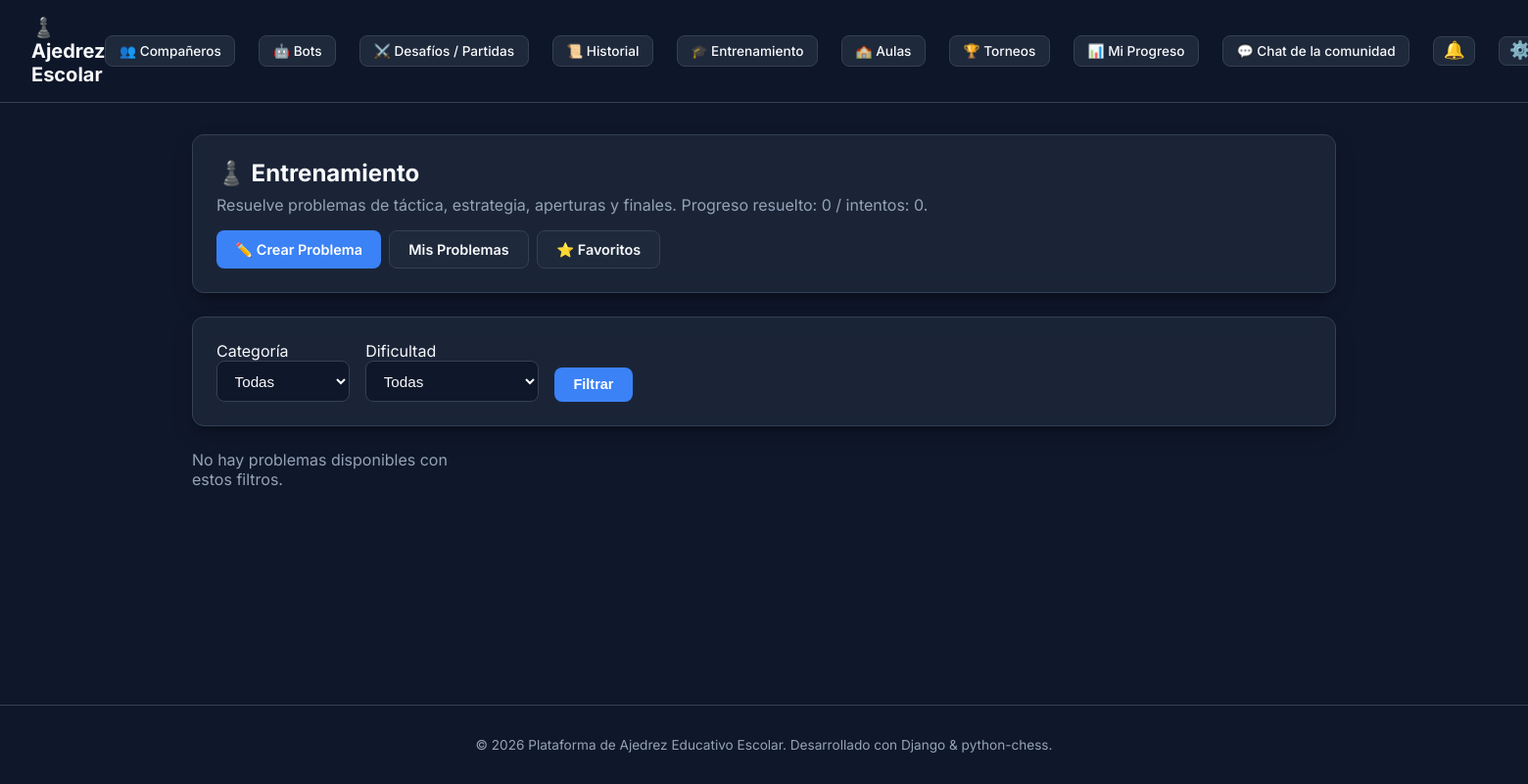
Page /training/ (signed in) on the earlier database version.
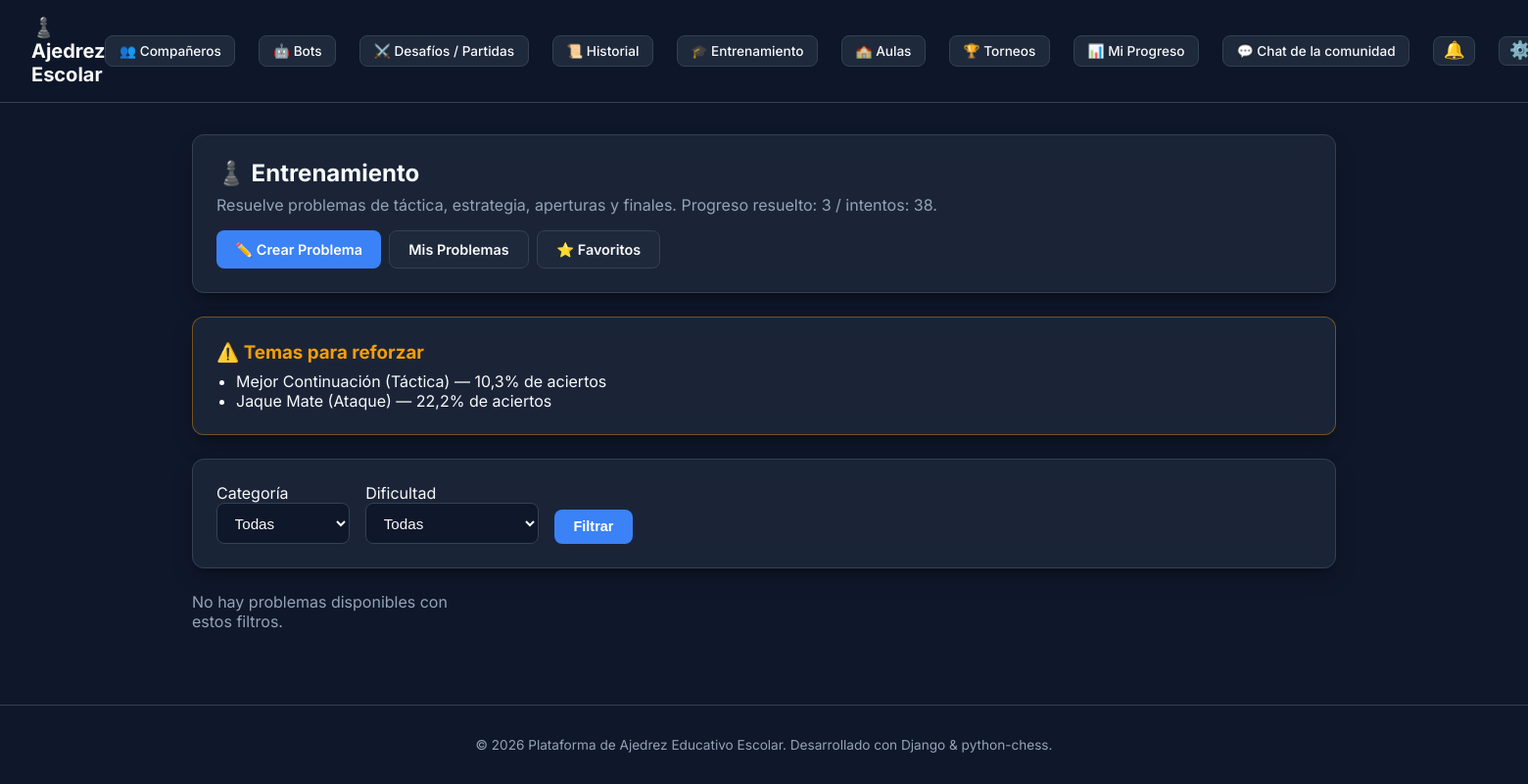
Same page on the later database version.
### apps/training/models.py (models this page shows)
class UserTrainingStats(models.Model):
    user = models.ForeignKey(settings.AUTH_USER_MODEL, on_delete=models.CASCADE, related_name='training_stats')
    category = models.CharField(max_length=20, choices=Puzzle.Category.choices)
    theme = models.CharField(max_length=30, choices=Puzzle.Theme.choices)
    total_attempts = models.PositiveIntegerField(default=0)
    successful_attempts = models.PositiveIntegerField(default=0)
    total_time_seconds = models.PositiveIntegerField(default=0)
    class Meta:
        unique_together = ['user', 'category', 'theme']
    @property
    def success_rate(self):
        if self.total_attempts == 0:
            return 0.0
        return round((self.successful_attempts / self.total_attempts) * 100, 1)

### apps/training/views.py (the view)
# urls.py: path('', views.TrainingDashboardView.as_view(), name='training_dashboard'),
class TrainingDashboardView(LoginRequiredMixin, ListView):
    model = Puzzle
    template_name = 'training/training_dashboard.html'
    context_object_name = 'puzzles'
    def get_queryset(self):
        category = self.request.GET.get('category')
        difficulty = self.request.GET.get('difficulty')
        qs = Puzzle.objects.filter(status=Puzzle.Status.PUBLISHED)
        if category:
            qs = qs.filter(category=category)
        if difficulty:
            qs = qs.filter(difficulty=difficulty)
        return qs
    def get_context_data(self, **kwargs):
        context = super().get_context_data(**kwargs)
        user = self.request.user
        user_stats = UserTrainingStats.objects.filter(user=user)
        weak_themes = [
            stat for stat in user_stats
            if stat.total_attempts >= 2 and stat.success_rate < 50.0
        ]
        total_solved = PuzzleAttempt.objects.filter(user=user, solved=True).values('puzzle').distinct().count()
        total_attempts = PuzzleAttempt.objects.filter(user=user).count()
        context['categories'] = Puzzle.Category.choices
        context['difficulties'] = Puzzle.Difficulty.choices
        context['selected_category'] = self.request.GET.get('category', '')
        context['selected_difficulty'] = self.request.GET.get('difficulty', '')
        context['user_stats'] = user_stats
        context['weak_themes'] = weak_themes
        context['total_solved'] = total_solved
        context['total_attempts'] = total_attempts
        if user.is_authenticated:
            context['favorite_puzzle_ids'] = set(
                PuzzleFavorite.objects.filter(user=user).values_list('puzzle_id', flat=True)
            )
        return context

### apps/accounts/models.py (called while the page is built)
    @property
    def rank(self):
        from apps.ratings.elo import rank_for_elo
        return rank_for_elo(self.elo_rating)

### apps/personalization/context_processors.py (called while the page is built)
def chess_appearance(request):
    user = getattr(request, 'user', None)
    piece_set, board_theme, is_custom = resolve_user_appearance(user)
    return {
        'user_piece_set': piece_set,
        'user_board_theme': board_theme,
        'is_custom_appearance': is_custom,
        'chess_piece_sets': PIECE_SETS,
        'chess_board_themes': BOARD_THEMES,
    }

### apps/personalization/models.py (called while the page is built)
    @classmethod
    def get_solo(cls):
        obj, _ = cls.objects.get_or_create(id=1)
        return obj

### apps/ratings/elo.py (called while the page is built)
def rank_for_elo(elo: int) -> PlayerRank:
    for rank in reversed(_RANKS_DESC):
        if elo >= rank.min_elo:
            return rank
    return PlayerRank.NOVATO

    @property
    def label(self) -> str:
        return self.value[0]

    @property
    def min_elo(self) -> int:
        return self.value[1]

### templates/training/training_dashboard.html (shortened to what this page needs)
{% extends 'base.html' %}
{% block content %}
<div class="card" style="margin-bottom: 1.5rem;">
    <div style="display:flex; justify-content: space-between; align-items:center; flex-wrap: wrap; gap: 1rem;">
        <div>
            <h2>♟️ Entrenamiento</h2>
            <p style="color: var(--text-secondary); margin-top: 0.5rem;">
                Resuelve problemas de táctica, estrategia, aperturas y finales. Progreso resuelto: {{ total_solved }} / intentos: {{ total_attempts }}.
            </p>
        </div>
        <div style="display:flex; gap: 0.5rem; flex-wrap: wrap;">
            <a href="{% url 'puzzle_create' %}" class="btn btn-primary">✏️ Crear Problema</a>
            <a href="{% url 'my_puzzles' %}" class="btn btn-secondary">Mis Problemas</a>
            <a href="{% url 'puzzle_favorites' %}" class="btn btn-secondary">⭐ Favoritos</a>
        </div>
    </div>
</div>
{% if weak_themes %}
<div class="card" style="margin-bottom: 1.5rem; border: 1px solid rgba(245, 158, 11, 0.4);">
    <h3 style="color: #f59e0b;">⚠️ Temas para reforzar</h3>
    <ul style="margin-top: 0.5rem; padding-left: 1.25rem;">
        {% for stat in weak_themes %}
            <li>{{ stat.get_theme_display }} ({{ stat.get_category_display }}) — {{ stat.success_rate }}% de aciertos</li>
        {% endfor %}
    </ul>
</div>
{% endif %}
<div class="card" style="margin-bottom: 1.5rem;">
    <form method="get" style="display: flex; gap: 1rem; flex-wrap: wrap; align-items: end;">
        <div>
            <label for="category">Categoría</label><br>
            <select name="category" id="category" class="form-select">
                <option value="">Todas</option>
            </select>
        </div>
        <div>
            <label for="difficulty">Dificultad</label><br>
            <select name="difficulty" id="difficulty" class="form-select">
                <option value="">Todas</option>
            </select>
        </div>
        <button type="submit" class="btn btn-primary">Filtrar</button>
    </form>
</div>
<div style="display: grid; grid-template-columns: repeat(auto-fill, minmax(260px, 1fr)); gap: 1rem;">
    {% for puzzle in puzzles %}
    <div class="card">
        <h4>{{ puzzle.title }}</h4>
        <p style="color: var(--text-secondary); font-size: 0.85rem; margin: 0.5rem 0;">
            {{ puzzle.get_category_display }} · {{ puzzle.get_theme_display }} · {{ puzzle.get_difficulty_display }}
        </p>
        <p style="font-size: 0.85rem;">Objetivo: {{ puzzle.get_objective_display }}</p>
        <p style="font-size: 0.8rem; color: var(--text-secondary);">
            Autor: {{ puzzle.author.username|default:"Anónimo" }}
            {% if puzzle.ratings_count > 0 %} · ⭐ {{ puzzle.average_rating }} ({{ puzzle.ratings_count }}){% endif %}
            {% if puzzle.id in favorite_puzzle_ids %} · ⭐ En favoritos{% endif %}
        </p>
        <a href="{% url 'puzzle_detail' puzzle.id %}" class="btn btn-primary" style="width: 100%; margin-top: 0.75rem;">Resolver</a>
    </div>
    {% empty %}
    <p style="color: var(--text-secondary);">No hay problemas disponibles con estos filtros.</p>
    {% endfor %}
</div>
{% endblock %}

Differences in the rows shown:
added UserTrainingStats: theme "Mejor Continuación", category "Táctica", success_rate "10,3"
added UserTrainingStats: theme "Jaque Mate", category "Ataque", success_rate "22,2"
Other differences:
{{ total_solved }}: "0" → "3"
{{ total_attempts }}: "0" → "38"
text now shown: "⚠️ Temas para reforzar"
